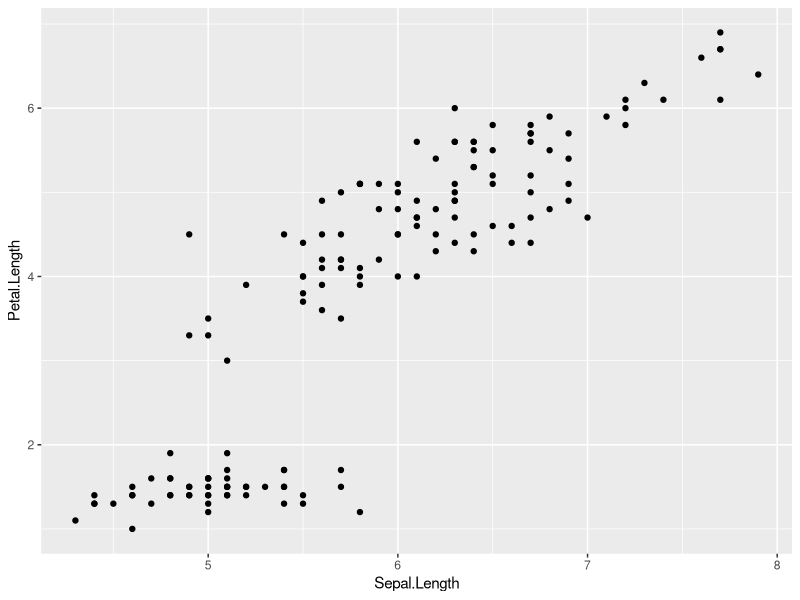
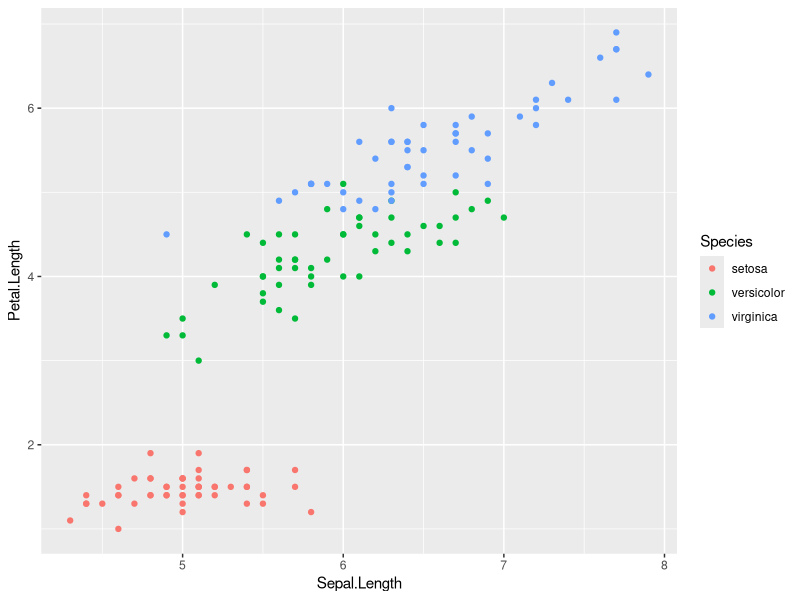
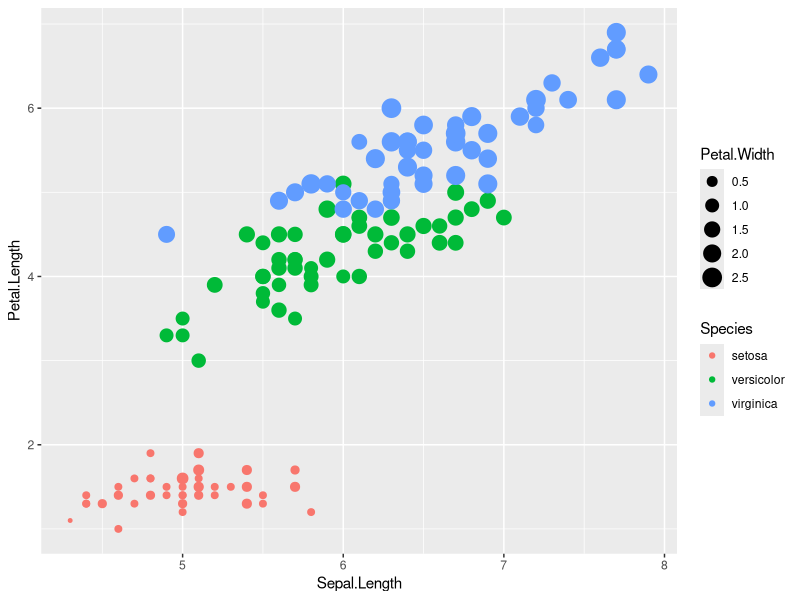
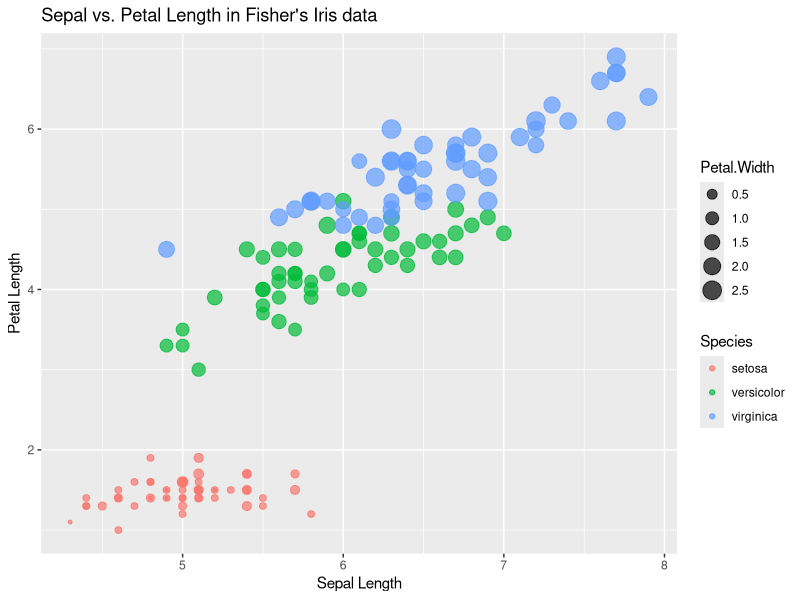
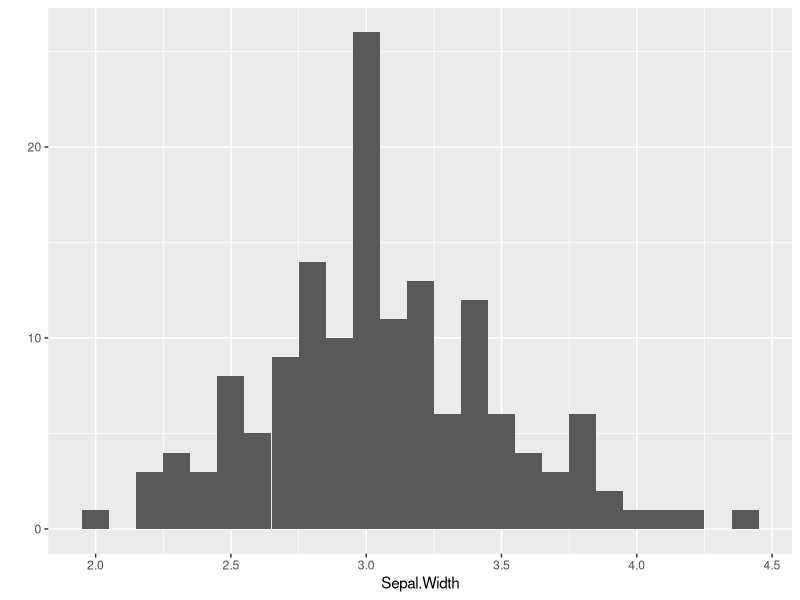
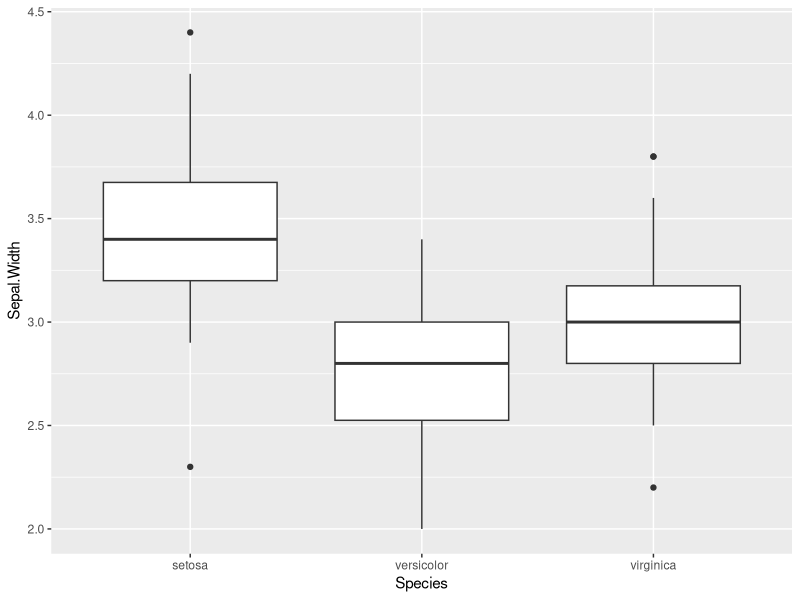
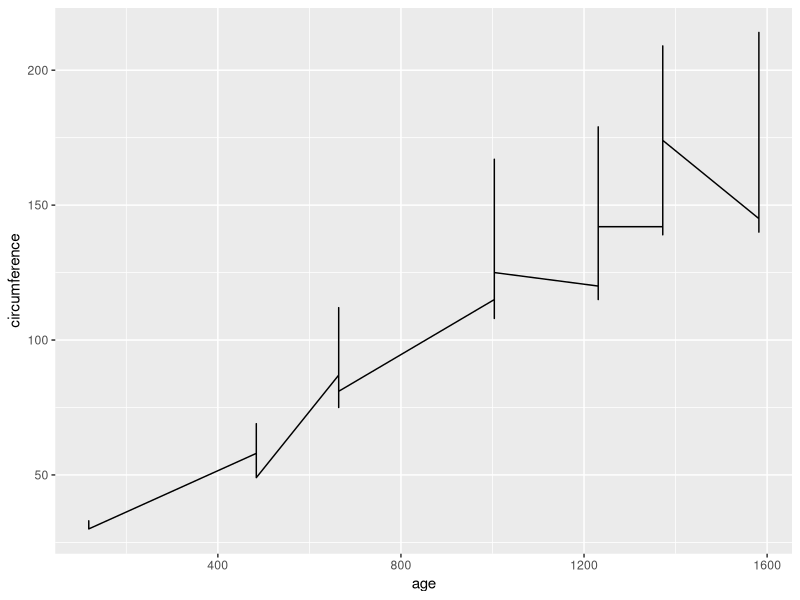
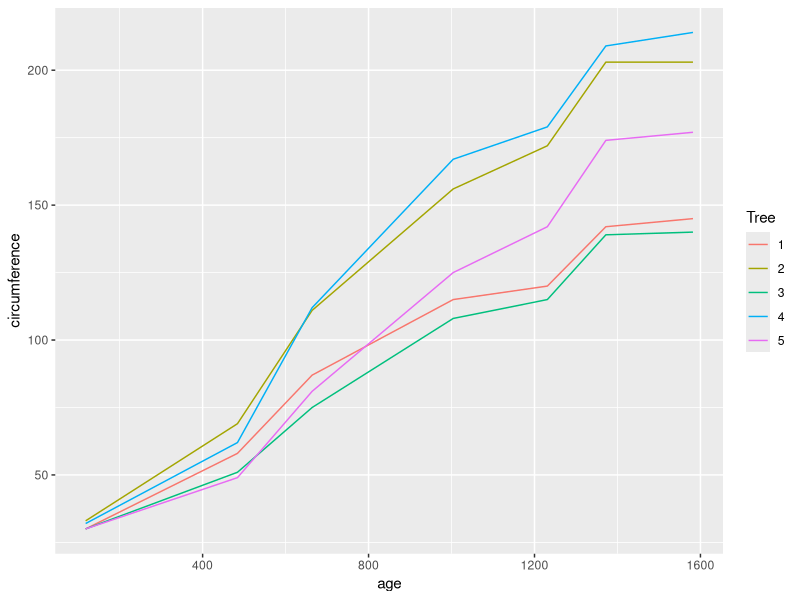

Here is the R script that generated these plots, in order:
## ---- chunk 1
knitr::opts_chunk$set(echo = TRUE)
library(png)
library(grid)
set.seed(42)
## ---- chunk 2
library(ggplot2)
## ---- chunk 3
iris = read.csv("./data/iris.csv")
str(iris)
orange = read.csv("./data/orange.csv")
str(orange)
gapdata = read.csv("./data/gapminderData5.csv")
str(gapdata)
VADeaths = read.csv("./data/VADeaths.csv")
head(VADeaths)
## ---- chunk 4
library(reshape2)
VADeaths2 = melt(VADeaths, variable.name="DemClass", value.name="DeathRate")
## ---- chunk 5
VADeaths2
## ---- chunk 6
qplot(Sepal.Length, Petal.Length, data = iris)
## ---- chunk 7
qplot(Sepal.Length, Petal.Length, data = iris, 
      color = Species)
## ---- chunk 8
qplot(Sepal.Length, Petal.Length, data = iris, 
      color = Species, size = Petal.Width)
## ---- chunk 9
qplot(Sepal.Length, Petal.Length, data = iris, 
      color = Species, size = Petal.Width, alpha=I(0.7),
      xlab = "Sepal Length", ylab = "Petal Length",
      main = "Sepal vs. Petal Length in Fisher's Iris data")
## ---- chunk 10
qplot(Sepal.Width, data=iris, geom='histogram', binwidth=0.1)
## ---- chunk 11
qplot(Species, Sepal.Width, data=iris, geom='boxplot')
## ---- chunk 12
qplot(age, circumference, data=orange, geom='line')
## ---- chunk 13
orange$Tree = factor(orange$Tree)
qplot(age, circumference, data=orange, color=Tree, geom='line')
## ---- chunk 14
myplot = ggplot(iris, aes(x=Sepal.Length, y=Petal.Length))
## ---- chunk 15
myplot + geom_point()
## ---- chunk 16
myplot = myplot + geom_point()
## ---- chunk 17
myplot = ggplot(gapdata, aes(x = lifeExp))
myplot + geom_histogram()
## ---- chunk 18
myplot + geom_histogram(binwidth=1)
## ---- chunk 19
myplot + geom_histogram(aes(fill=continent))
## ---- chunk 20
myplot + geom_histogram(aes(fill=continent), position = "identity")
## ---- chunk 21
myplot + geom_histogram(color='lightblue', fill='white') + facet_wrap(~ continent)
## ---- chunk 22
myplot + geom_histogram(fill='darkorange') + facet_grid(year ~ continent)
## ---- chunk 23
myplot + geom_density(aes(fill=continent), alpha=0.4)
## ---- chunk 24
myplot = ggplot(gapdata, aes(x=continent, y=lifeExp))
myplot + geom_boxplot()
## ---- chunk 25
myplot + geom_boxplot(aes(x=reorder(continent, lifeExp, median)))
## ---- chunk 26
myplot = ggplot(gapdata, aes(x=continent))
myplot + geom_bar()
## ---- chunk 27
myplot = ggplot(VADeaths2, aes(x = Age, y = DeathRate))
myplot + geom_bar(stat="identity")
## ---- chunk 28
myplot + geom_bar(aes(fill=DemClass), stat="identity")
myplot + geom_bar(aes(fill=DemClass), stat="identity", position="dodge")
## ---- chunk 29
myplot + geom_bar(stat="identity") + facet_wrap(~ DemClass) + coord_flip()
## ---- chunk 30
myplot = ggplot(gapdata, aes(x = gdpPercap, y = lifeExp)) 
myplot + geom_point()
## ---- chunk 31
ggplot(gapdata, aes(x = log10(gdpPercap), y = lifeExp)) + geom_point()
## ---- chunk 32
myplot + geom_point() + scale_x_log10()
## ---- chunk 33
myplot = myplot + scale_x_log10()
## ---- chunk 34
myplot + geom_point() + geom_smooth()
## ---- chunk 35
myplot + geom_point(aes(color = continent))
## ---- chunk 36
myplot + geom_point(aes(color = continent)) + geom_smooth(method='lm')
## ---- chunk 37
myplot = ggplot(gapdata, aes(x = gdpPercap, y = lifeExp, color=continent)) + scale_x_log10()
myplot + geom_point() + geom_smooth(method='lm')
## ---- chunk 38
myplot = ggplot(gapdata, aes(x = gdpPercap, y = lifeExp)) + scale_x_log10()
myplot + geom_point() + facet_wrap(~ continent)
## ---- chunk 39
myplot + geom_point() + facet_wrap(~ continent) + geom_smooth(method='lm')
## ---- chunk 40
myplot + geom_point() + facet_grid(year ~ continent) + geom_smooth(method='lm')
## ---- chunk 41
myplot = ggplot(gapdata, aes(x = year, y = lifeExp))
myplot + facet_wrap(~ continent) + geom_line(aes(group=country, color=continent))
## ---- chunk 42
ggplot(subset(gapdata, country == "Zimbabwe"),
       aes(x = year, y = lifeExp)) + geom_line() + geom_point()
## ---- chunk 43
jCountries <- c("Canada", "Rwanda", "Cambodia", "Mexico")
ggplot(subset(gapdata, country %in% jCountries),
       aes(x = year, y = lifeExp, color = country)) + geom_line() + geom_point() 
## ---- chunk 44
myplot = ggplot(gapdata, aes(x = gdpPercap, y = lifeExp, color=continent)) + scale_x_log10()
myplot = myplot + geom_point() + geom_smooth(method='lm')
## ---- chunk 45
myplot = myplot + ggtitle("Life Expectancy vs. GDP") + 
  xlab("GDP") + ylab("Life Expectancy")
myplot
## ---- chunk 46
myplot + theme_classic()
myplot + theme_bw()
## ---- chunk 47
library(ggthemes)
myplot + theme_calc()
myplot + theme_economist()
myplot + theme_wsj()
myplot + theme_fivethirtyeight()
